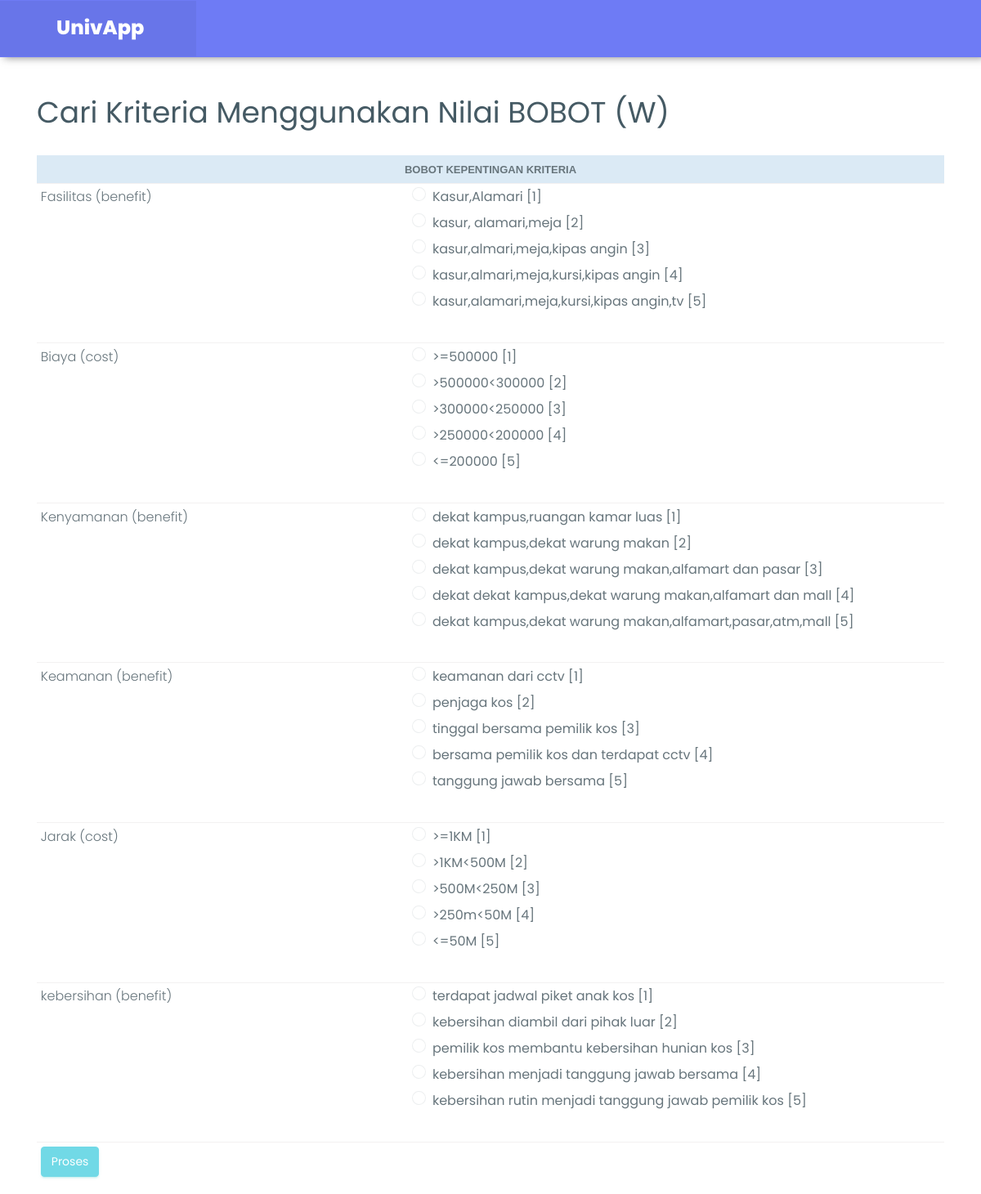
Page /hitungtopsis.php (signed in) on the committed database.
### tables this page shows
CREATE TABLE `kriteria` (
  `id_kriteria` int(11) NOT NULL,
  `atribut` varchar(50) NOT NULL,
  `bobot_nilai` varchar(50) NOT NULL,
  `nama_kriteria` varchar(50) NOT NULL
);

CREATE TABLE `t_kriteria` (
  `id_tkriteria` int(11) NOT NULL,
  `id_kriteria` int(11) NOT NULL,
  `keterangan` varchar(100) NOT NULL,
  `nkriteria` varchar(15) NOT NULL
);

### hitungtopsis.php (the view, shortened to what this page needs)
<?php
include "header.php";
include("connect.php");
?>
<div class="container">
  <div class="row">
    <div class="col-lg-12">
      <h1 class="mt-5">Cari Kriteria Menggunakan Nilai BOBOT (W)</h1>
      <div class="panel panel-default">
        <div class="panel-body">
          <div>
            <div class="row">
              <div class="col-md-12">
                <?php
                if (!isset($_POST['button'])) {
                ?>
                <form name="form1" data-toggle="validator" role="form" method="post" action="">
                    <br>
                    <div class="row">
                        <div class="col-sm-12">
                            <table class="table table-sm">
                                <thead>
                                    <tr>
                                        <th id="ignore" bgcolor="#DBEAF5" width="400" colspan="2">
                                            <div align="center">
                                                <strong><font size="2" face="Arial, Helvetica, sans-serif">BOBOT KEPENTINGAN KRITERIA</font></strong>
                                            </div>
                                        </th>
                                    </tr>
                                </thead>
                                <tbody>
                                    <?php
                                    $result = $conn->query("SELECT * FROM kriteria ORDER BY id_kriteria");
                                    while ($row = $result->fetch_assoc()) {
                                    ?>
                                    <tr>
                                        <td width="200">
                                            <?php echo htmlspecialchars($row['nama_kriteria']); ?> (<?php echo htmlspecialchars($row['atribut']); ?>)
                                        </td>
                                        <td width="200">
                                            <div class="form-group">
                                                <?php
                                                $query = $conn->query("SELECT * FROM kriteria, t_kriteria WHERE kriteria.id_kriteria = t_kriteria.id_kriteria AND t_kriteria.id_kriteria='{$row['id_kriteria']}'");
                                                while ($data = $query->fetch_assoc()) {
                                                ?>
                                                <div class="radio">
                                                    <label>
                                                        <?php echo htmlspecialchars($data['keterangan']); ?> [<?php echo htmlspecialchars($data['nkriteria']); ?>]
                                                    </label>
                                                </div>
                                                <?php
                                                }
                                                ?>
                                            </div>
                                        </td>
                                    </tr>
                                    <?php
                                    }
                                    ?>
                                    <tr>
                                        <td colspan="2">
                                            <input class="btn btn-success" type="submit" name="button" value="Proses">
                                        </td>
                                    </tr>
                                </tbody>
                            </table>
                        </div>
                    </div>
                </form>
                <?php
                }
                ?>
              </div>
            </div>
          </div>
        </div>
      </div>
    </div>
  </div>
</div>

### rows in the picture
kriteria: nama_kriteria "Fasilitas", atribut "benefit"
t_kriteria: keterangan "Kasur,Alamari", nkriteria "1"
t_kriteria: keterangan "kasur, alamari,meja", nkriteria "2"
t_kriteria: keterangan "kasur,almari,meja,kipas angin", nkriteria "3"
t_kriteria: keterangan "kasur,almari,meja,kursi,kipas angin", nkriteria "4"
t_kriteria: keterangan "kasur,alamari,meja,kursi,kipas angin,tv", nkriteria "5"
kriteria: nama_kriteria "Biaya", atribut "cost"
t_kriteria: keterangan ">=500000", nkriteria "1"
t_kriteria: keterangan ">500000<300000", nkriteria "2"
t_kriteria: keterangan ">300000<250000", nkriteria "3"
t_kriteria: keterangan ">250000<200000", nkriteria "4"
t_kriteria: keterangan "<=200000", nkriteria "5"
kriteria: nama_kriteria "Kenyamanan", atribut "benefit"
t_kriteria: keterangan "dekat kampus,ruangan kamar luas", nkriteria "1"
t_kriteria: keterangan "dekat kampus,dekat warung makan", nkriteria "2"
t_kriteria: keterangan "dekat kampus,dekat warung makan,alfamart dan pasar", nkriteria "3"
t_kriteria: keterangan "dekat dekat kampus,dekat warung makan,alfamart dan mall", nkriteria "4"
t_kriteria: keterangan "dekat kampus,dekat warung makan,alfamart,pasar,atm,mall", nkriteria "5"
kriteria: nama_kriteria "Keamanan", atribut "benefit"
t_kriteria: keterangan "keamanan dari cctv", nkriteria "1"
t_kriteria: keterangan "penjaga kos", nkriteria "2"
t_kriteria: keterangan "tinggal bersama pemilik kos", nkriteria "3"
t_kriteria: keterangan "bersama pemilik kos dan terdapat cctv", nkriteria "4"
t_kriteria: keterangan "tanggung jawab bersama", nkriteria "5"
kriteria: nama_kriteria "Jarak", atribut "cost"
t_kriteria: keterangan ">=1KM", nkriteria "1"
t_kriteria: keterangan ">1KM<500M", nkriteria "2"
t_kriteria: keterangan ">500M<250M", nkriteria "3"
t_kriteria: keterangan ">250m<50M", nkriteria "4"
t_kriteria: keterangan "<=50M", nkriteria "5"
kriteria: nama_kriteria "kebersihan", atribut "benefit"
t_kriteria: keterangan "terdapat jadwal piket anak kos", nkriteria "1"
t_kriteria: keterangan "kebersihan diambil dari pihak luar", nkriteria "2"
t_kriteria: keterangan "pemilik kos membantu kebersihan hunian kos", nkriteria "3"
t_kriteria: keterangan "kebersihan menjadi tanggung jawab bersama", nkriteria "4"
t_kriteria: keterangan "kebersihan rutin menjadi tanggung jawab pemilik kos", nkriteria "5"
